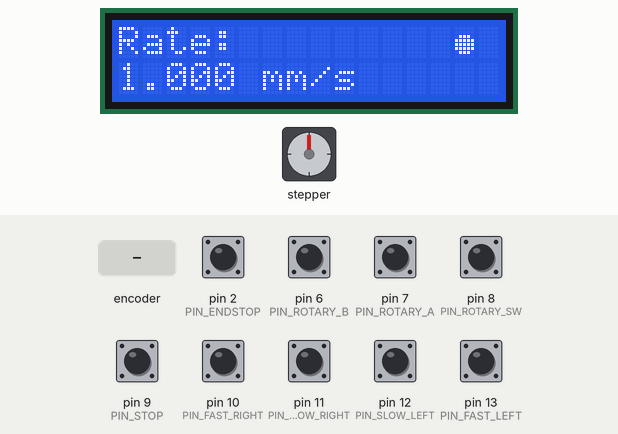
Simulated run of this sketch. Board: Arduino Uno, built with avr-gcc and run on an emulated ATmega328P. Parts: stepper motor, 16×2 character LCD. Wiring (inferred from the names in the program): stepper motor driver (200 steps per turn assumed): step pin 3; direction pin 4; enable pin 5. The test bench sets the inputs (shaded band); at power-on: pin 2 (PIN_ENDSTOP), pin 6 (PIN_ROTARY_B), pin 7 (PIN_ROTARY_A), pin 8 (PIN_ROTARY_SW), pin 9 (PIN_STOP), pin 10 (PIN_FAST_RIGHT), pin 11 (PIN_SLOW_RIGHT), pin 12 (PIN_SLOW_LEFT), pin 13 (PIN_FAST_LEFT) HIGH.

Above: at 1.2 s.
1.3 s: pin 10 (PIN_FAST_RIGHT) pulled LOW for 0.15 s
At 1.6 s:
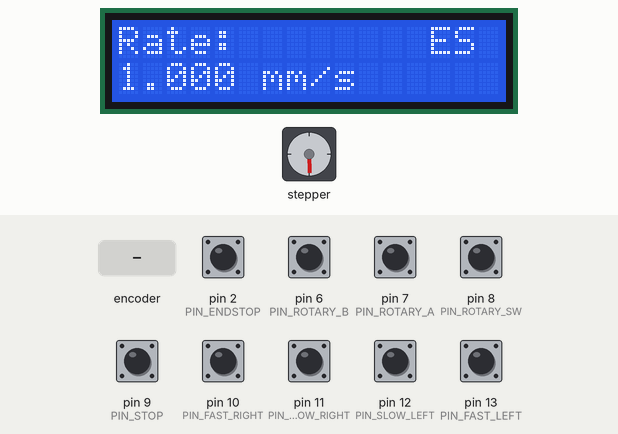
2.9 s: pin 11 (PIN_SLOW_RIGHT) pulled LOW for 0.15 s
At 2.93 s:
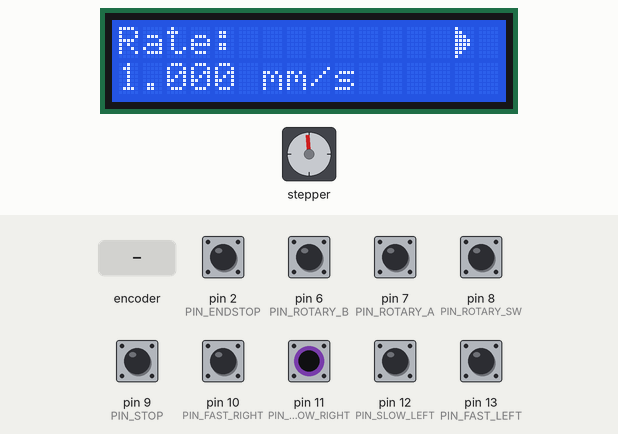
4.5 s: pin 12 (PIN_SLOW_LEFT) pulled LOW for 0.15 s
At 4.53 s:
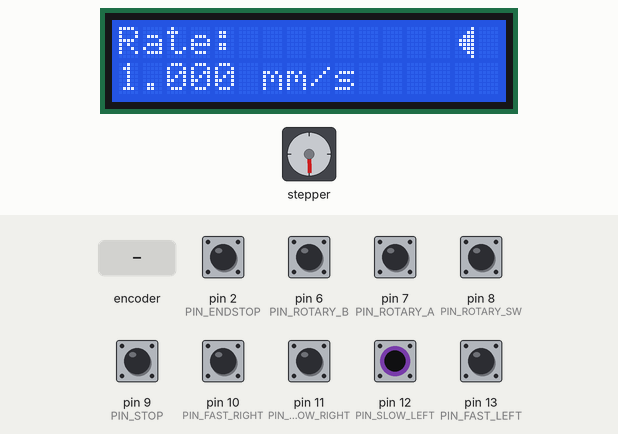
6.1 s: pin 13 (PIN_FAST_LEFT) pulled LOW for 0.15 s
At 6.13 s:
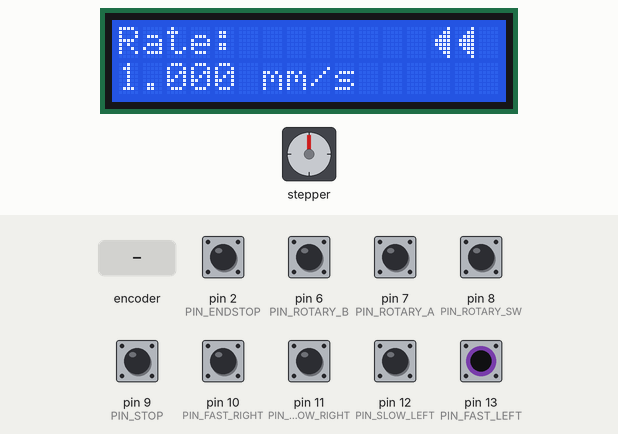
7.7 s: rotary encoder on pin 7 (PIN_ROTARY_A) / pin 6 (PIN_ROTARY_B) turned 3 steps (first pin leading)
At 8.9 s:
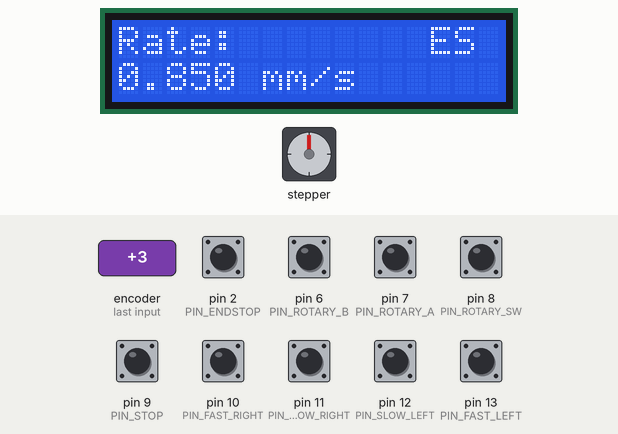
9.8 s: pin 12 (PIN_SLOW_LEFT) pulled LOW for 1 s
At 10.4 s:
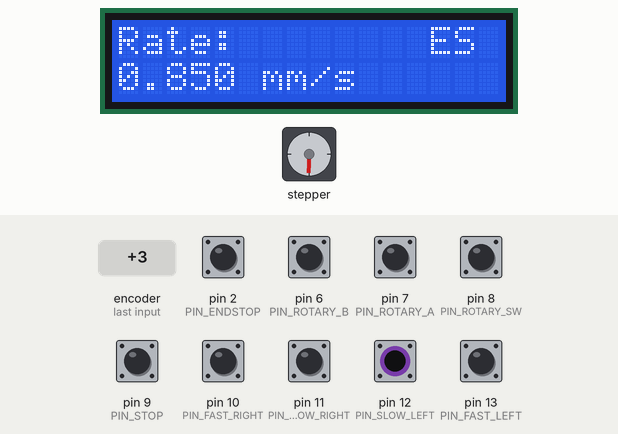
Timing chart, 0 to 12.8 s (numbered marks = the images above; inputs shaded):
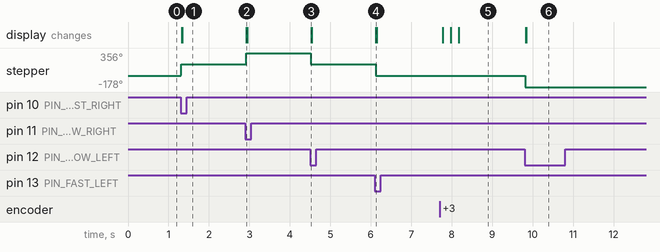

The sketch:

power-feed.ino
```cpp
#include "defs.h"
#include "modes.h"
#include "debug.h"
#include "timer.h"
#include "controls.h"


#if USE_LCD
    #if LCD_TYPE_PCF8574
        #include <LiquidCrystal_PCF8574.h>
    #endif  // LCD_TYPE_PCF8574
    #if LCD_TYPE_I2C
        #include <LiquidCrystal_I2C.h>
    #endif // LCD_TYPE_I2C
#endif // USE_LCD

/*
    power-feed - An Arduino-based single-axis milling machine power feed controller.
    Ported from Chris Mower's original millcode project (https://github.com/kintekobo/millcode).

    (C) Damien Walsh <me@damow.net>
*/

// Initialise LCD
#if USE_LCD
    #if LCD_TYPE_PCF8574
        LiquidCrystal_PCF8574 lcd(0x27);
    #endif  // LCD_TYPE_PCF8574
    #if LCD_TYPE_I2C
        // LiquidCrystal_I2C lcd(LCD_I2C_ADDRESS, 16, 2);
        LiquidCrystal_I2C lcd(LCD_I2C_ADDRESS, 2, 1, 0, 4, 5, 6, 7, 3, POSITIVE);
    #endif // LCD_TYPE_I2C
#endif // USE_LCD

// Define the appearance of the custom char§ers
uint8_t char_arrow_right[8] = { 0x10, 0x18, 0x1C, 0x1E, 0x1E, 0x1C, 0x18, 0x10 };
uint8_t char_arrow_left[8] = { 0x01, 0x03, 0x07, 0x0F, 0x0F, 0x07, 0x03, 0x01 };
uint8_t char_stop[8] = { 0x00, 0x00, 0x0E, 0x1F, 0x1F, 0x1F, 0x0E, 0x00 };

// The desired precision feedrate (um/sec)
// The "rapid" feedrate is fixed and defined in defs.h
unsigned long desired_feedrate_precision_um_sec = FEEDRATE_PRECISION_DEFAULT_UM_SEC;

// The desired direction (default NONE)
direction_t desired_direction = DIRECTION_NONE;

// The desired mode (default STOP)
mode_t desired_mode = MODE_STOP;

// The reason why the timer has been automatically stopped
extern timer_stop_reason_t timer_stop_reason;

// Has the hardware been configured according to the desired_* parameters above?
bool hardware_configured = false;

/**
 * Set up the system.
 */
void setup()
{
    #ifdef USE_SERIAL
        // Intialise serial debugging
        Serial.begin(115200);
        INFO("Power feed system startup")
    #endif // USE_SERIAL

    // Initialise timers
    timer_init();

    // Initialise ports & pins
    pinMode(PIN_ENABLE, OUTPUT);
    pinMode(PIN_DIRECTION, OUTPUT);
    pinMode(PIN_STEP, OUTPUT);
    pinMode(PIN_ENDSTOP, INPUT_PULLUP);
    pinMode(PIN_FAST_LEFT, INPUT_PULLUP);
    pinMode(PIN_FAST_RIGHT, INPUT_PULLUP);
    pinMode(PIN_SLOW_LEFT, INPUT_PULLUP);
    pinMode(PIN_SLOW_RIGHT, INPUT_PULLUP);
    pinMode(PIN_STOP, INPUT_PULLUP);
    pinMode(PIN_ROTARY_A, INPUT_PULLUP);
    pinMode(PIN_ROTARY_B, INPUT_PULLUP);
    pinMode(PIN_ROTARY_SW, INPUT_PULLUP);
    digitalWrite(PIN_ENABLE, HIGH);

    // Intialise the LCD
    #if USE_LCD
        #if LCD_TYPE_PCF8574
            lcd.begin(16, 2);
            lcd.setBacklight(0xff);
        #endif  // LCD_TYPE_PCF8574
        #if LCD_TYPE_I2C
            lcd.begin(16, 2);
	        lcd.backlight();
        #endif // LCD_TYPE_I2C

        // Register some custom characters with the LCD for later use
        lcd.createChar(LCD_CHAR_ARROW_LEFT, char_arrow_left);
        lcd.createChar(LCD_CHAR_ARROW_RIGHT, char_arrow_right);
        lcd.createChar(LCD_CHAR_STOP, char_stop);
    #endif // USE_LCD

    // Attach interrupts for controls
    attach_control_interrupts();
}

/**
 * Check the number of turns made on the rotary encoder.
 */
void check_rotary_turns()
{
    // Was the rotary changed?
    int rotary_turns = get_rotary_turns();
    if (rotary_turns != 0)
    {
        long adjustment = FEEDRATE_ADJUST_STEP_UM_SEC * rotary_turns;

        // Ensure we don't go below 0 feedrate or above the rapid feedrate
        if ((long)desired_feedrate_precision_um_sec + adjustment <= FEEDRATE_ADJUST_STEP_UM_SEC)
        {
            desired_feedrate_precision_um_sec = FEEDRATE_ADJUST_STEP_UM_SEC;
        }
        else if ((long)desired_feedrate_precision_um_sec + adjustment >= FEEDRATE_RAPID_UM_SEC)
        {
            desired_feedrate_precision_um_sec = FEEDRATE_RAPID_UM_SEC;
        }
        else
        {
            desired_feedrate_precision_um_sec = desired_feedrate_precision_um_sec + adjustment;
        }

        hardware_configured = false;
    }
}

/**
 * Check the buttons and update desired mode and desired direction as appropriate.
 */
void check_buttons()
{
    // Were any buttons pushed?
    button_states_t button_states = get_button_states();

    // Rotary button pushed?
    if (button_states & (1 << BUTTON_ROTARY))
    {
        // Reset the precision feedrate
        desired_feedrate_precision_um_sec = FEEDRATE_PRECISION_DEFAULT_UM_SEC;
        hardware_configured = false;
    }

    // Fast-left button pushed?
    if (button_states & (1 << BUTTON_FAST_LEFT))
    {
        desired_mode = MODE_RAPID;
        desired_direction = DIRECTION_CW;
        hardware_configured = false;
    }

    // Slow-left button pushed?
    if (button_states & (1 << BUTTON_SLOW_LEFT))
    {
        desired_mode = MODE_PRECISION;
        desired_direction = DIRECTION_CW;
        hardware_configured = false;
    }

    // Stop button pushed?
    if (button_states & (1 << BUTTON_STOP))
    {
        digitalWrite(PIN_ENABLE, HIGH);
        desired_mode = MODE_STOP;
        hardware_configured = false;
    }

    // Slow-right button pushed?
    if (button_states & (1 << BUTTON_SLOW_RIGHT))
    {
        desired_mode = MODE_PRECISION;
        desired_direction = DIRECTION_CCW;
        hardware_configured = false;
    }

    // Fast-right button pushed?
    if (button_states & (1 << BUTTON_FAST_RIGHT))
    {
        desired_mode = MODE_RAPID;
        desired_direction = DIRECTION_CCW;
        hardware_configured = false;
    }
}

/**
 * Update the LCD display if used
 */
#if USE_LCD

void update_lcd()
{
    // Update the display to reflect the current state
    DEBUG("updating display contents")
    lcd.clear();

    // Write the top line
    lcd.setCursor(0,0);
    lcd.print("Rate: ");

    // Write symbols describing the current state
    lcd.setCursor(13, 0);
    switch (desired_mode)
    {

        case MODE_ENDSTOP:
            lcd.write('E');
            lcd.write('S');
            break;

        case MODE_STOP:
            lcd.write(' ');
            lcd.write(LCD_CHAR_STOP);
            break;

        case MODE_RAPID:
            lcd.write(desired_direction == DIRECTION_CW ? LCD_CHAR_ARROW_LEFT : LCD_CHAR_ARROW_RIGHT);
            lcd.write(desired_direction == DIRECTION_CW ? LCD_CHAR_ARROW_LEFT : LCD_CHAR_ARROW_RIGHT);
            break;

        case MODE_PRECISION:
            lcd.write(' ');
            lcd.write(desired_direction == DIRECTION_CW ? LCD_CHAR_ARROW_LEFT : LCD_CHAR_ARROW_RIGHT);
            break;
    }
    lcd.setCursor(0, 1);
    String feedrate_text = String((float)((float)desired_feedrate_precision_um_sec / (float)1000), 3) + " mm/s";
    lcd.print(feedrate_text);
}
#endif // USE_LCD

/**
 * Check if the timer has been automatically stopped (I.e. without our command)
 */
void supervise_timer()
{
    // Check to see if the timer was automatically stopped due to the endstop being reached
    if (timer_stop_reason == REASON_ENDSTOP)
    {
        // Reset the timer stop reason
        INFO("timer was stopped automatically due to reaching endstop.")
        timer_stop_reason = REASON_NONE;

        // Change our mode to ENDSTOP
        desired_mode = MODE_ENDSTOP;
        hardware_configured = false;
        return;
    }

    // Check to see if the timer was automatically stopped due to the stop button being pushed
    if (timer_stop_reason == REASON_EMSTOP_PRESSED)
    {
        // Reset the timer stop reason
        INFO("timer was stopped automatically due to emstop being observed in interrupt.")
        timer_stop_reason = REASON_NONE;

        // Change our mode to STOP
        desired_mode = MODE_STOP;
        hardware_configured = false;
        return;
    }
}


/**
 * Our main loop inspecs the deisred state (desired_ variables) and configures the timer/output pins if required.
 * All operational halt (stop button, endstop) actions are detected in the timer interrupt itself for safety.
 */
void loop()
{
    // Supervise the timer to ensure it hasn't been externally stopped
    supervise_timer();

    // Check the rotary encoder turns
    check_rotary_turns();

    // Check button presses
    check_buttons();

    // Does the hardware need to be configured?
    if (!hardware_configured)
    {

       switch (desired_mode)
        {
            case MODE_RAPID:
                // Set direction and enable
                digitalWrite(PIN_DIRECTION, desired_direction == DIRECTION_CW ? LOW : HIGH);
                digitalWrite(PIN_ENABLE, LOW);

                // Move at the rapid feedrate
                reconfigure_timer_for_feedrate(FEEDRATE_RAPID_UM_SEC);
                break;

            case MODE_PRECISION:
                // Set direction and enable
                digitalWrite(PIN_DIRECTION, desired_direction == DIRECTION_CW ? LOW : HIGH);
                digitalWrite(PIN_ENABLE, LOW);

                // Move at the precision feedrate
                reconfigure_timer_for_feedrate(desired_feedrate_precision_um_sec);
                break;

            default:
                // Set the direction and enable pins to their HIGH state
                digitalWrite(PIN_DIRECTION, HIGH);
                digitalWrite(PIN_ENABLE, HIGH);

                // Stop
                timer_stop();
                break;
        }

        // Update our LCD
        #if USE_LCD
            update_lcd();
        #endif /* LCD */

        // We're set up
        DEBUG("peripherals updated")
        hardware_configured = true;
    }
    #ifdef USE_SERIAL
        #ifdef SERIAL_COMMANDS
            handle_serial_commands();
        #endif /* SERIAL_COMMANDS */
    #endif // USE_SERIAL
}
#ifdef USE_SERIAL

/**
 * Service any commands issued on the serial port.
 */
void handle_serial_commands()
{
    // Service commands on the serial port
    if (Serial.available() > 0)
    {
        String commandString = Serial.readStringUntil('\r');

        // Check for valid commands
        if (commandString.startsWith("stop"))
        {
            // Stop.
            desired_mode = MODE_STOP;
            hardware_configured = false;
        }
        else if (commandString.startsWith("fl"))
        {
            // Change to Rapid Left movement
            desired_mode = MODE_RAPID;
            desired_direction = DIRECTION_CW;
            hardware_configured = false;
        }
        else if (commandString.startsWith("fr"))
        {
            // Change to Rapid Right movement
            desired_mode = MODE_RAPID;
            desired_direction = DIRECTION_CCW;
            hardware_configured = false;
        }
        else if (commandString.startsWith("sl"))
        {
            // Change to Slow Left movement
            desired_mode = MODE_PRECISION;
            desired_direction = DIRECTION_CW;
            hardware_configured = false;
        }
        else if (commandString.startsWith("sr"))
        {
            // Change to Slow Right movement
            desired_mode = MODE_PRECISION;
            desired_direction = DIRECTION_CCW;
            hardware_configured = false;
        }
        else if (commandString.startsWith("?"))
        {
            INFO("Possible commands: fl, sl, stop, sr, fr, 1000 (Eg. for 1000um/sec precision feedrate)")
            return;
        }
        else
        {
            // Change the "precision" feedrate
            desired_feedrate_precision_um_sec = commandString.toInt();
            hardware_configured = false;
            INFO_VAL("Set new desired precision feedrate", desired_feedrate_precision_um_sec)
        }
    }
}
#endif // USE_SERIAL
```

controls.cpp
```cpp
#include "Arduino.h"
#include "controls.h"
#include "defs.h"
#include "debug.h"

// Keep track of the number of rotary turns since last check.
static volatile int rotary_turns = 0;

// Keep track of button pushes
static volatile button_states_t button_states = 0;

/**
 * ISR for buttons being pressed.
 */
ISR(PCINT0_vect)
{
    // Primitive debouncing
    delayMicroseconds(1000);

    // Capture the state of all buttons
    button_states |= (digitalRead(PIN_FAST_LEFT) == LOW) << BUTTON_FAST_LEFT;
    button_states |= (digitalRead(PIN_SLOW_LEFT) == LOW) << BUTTON_SLOW_LEFT;
    button_states |= (digitalRead(PIN_SLOW_RIGHT) == LOW) << BUTTON_SLOW_RIGHT;
    button_states |= (digitalRead(PIN_FAST_RIGHT) == LOW) << BUTTON_FAST_RIGHT;
    button_states |= (digitalRead(PIN_ROTARY_SW) == LOW) << BUTTON_ROTARY;
    button_states |= (digitalRead(PIN_STOP) == LOW) << BUTTON_STOP;
}

/**
 * ISR for the rotary encoder being turned.
 */
ISR(PCINT2_vect)
{
    if (digitalRead(PIN_ROTARY_B) == LOW) {
        // Increment or decrement rotary_turns based on which direction the rotary was turned
        rotary_turns += (digitalRead(PIN_ROTARY_A) == HIGH ? 1 : -1) * ENCODER_DIRECTION;
    }
}

/**
 * Initialise control interrupts.
 */
void attach_control_interrupts()
{
    DEBUG("attaching ISRs for controls")

    // Pin Change Interrupts enabled for PCIE0 and PCIE2
    PCICR |= bit(PCIE0) | bit(PCIE2);

    // 5 buttons + rotary on PCIE0
    PCMSK0 |= 0b00111111;

    // Just the single rotary quadrature on PCIE2
    PCMSK2 |= 0b10000000;
}

/**
 * This subroutine returns the state of the control buttons.
 */
button_states_t get_button_states()
{
    button_states_t button_states_atomic;

    cli();
    button_states_atomic = button_states;
    button_states = 0;
    sei();

    return button_states_atomic;
}

/**
 * Get & reset the number of rotary turns since the last check.
 *
 * We could be preempted during this function, so interrupts are disabled for the critical section
 * of reading and writing (resetting) the number of turns.
 */
int get_rotary_turns()
{
    int rotary_turns_atomic;

    cli();
    rotary_turns_atomic = rotary_turns;
    rotary_turns = 0;
    sei();

    return rotary_turns_atomic;
}
```

controls.h
```cpp
#ifndef __CONTROLS_H__
#define __CONTROLS_H__

#include "Arduino.h"

#define BUTTON_FAST_LEFT 1
#define BUTTON_SLOW_LEFT 2
#define BUTTON_SLOW_RIGHT 3
#define BUTTON_FAST_RIGHT 4
#define BUTTON_STOP 5
#define BUTTON_ROTARY 6

/**
 * A type to store the state of the buttons.
 */
typedef uint8_t button_states_t;

void attach_control_interrupts();
int get_rotary_turns();
button_states_t get_button_states();

#endif
```

debug.h
```cpp
/*
Defines macros and the DEBUGGING flag for controlling whether detailed
debug information is generated.
*/

#ifndef __DEBUG_H__
#define __DEBUG_H__

// Genarete detailed debug information?
//#define DEBUGGING 1

// Macro definitions
#ifdef DEBUGGING
#define DEBUG(message) LOG("DBG", message)
#define DEBUG_VAL(message, value) LOG_VAL("DBG", message, value)
#else
#define DEBUG(message) ;
#define DEBUG_VAL(message, value) ;
#endif
#ifdef USE_SERIAL
#define INFO(message) LOG("INF", message)
#define INFO_VAL(message, value) LOG_VAL("INF", message, value)
#define ERROR(message) LOG("ERR", message)
#define ERROR_VAL(message, value) LOG_VAL("ERR", message, value)
#define LOG(type, message) Serial.print("["); Serial.print(type); Serial.print("] "); Serial.println(message);
#define LOG_VAL(type, message, value) Serial.print("["); Serial.print(type); Serial.print("] "); Serial.print(message); Serial.print(": "); Serial.println(value);
#else
#define INFO(message) ;
#define INFO_VAL(message, value) ;
#define ERROR(message) ;
#define ERROR_VAL(message, value) ;
#define LOG(type, message) ;
#define LOG_VAL(type, message, value) ;

#endif
#endif
```

defs.h
```cpp
/*
Definitions for Arduino peripheral pins, milling table geometry and stepping rate parameters.

The Arduino pins and table geometry measurements are consistent with the pins used in
the original project by Chris Mower (https://github.com/kintekobo/millcode).
*/

#ifndef __DEFS_H__
#define __DEFS_H__

// Enable serial control
// #define SERIAL_COMMANDS 1
// #define USE_SERIAL

// Enable the LCD display
#define USE_LCD 1

// The type of LCD display that is being used
// Only enable one of these options
//#define LCD_TYPE_PCF8574 0
#define LCD_TYPE_I2C 1

// The I2C address for the LCD
#define LCD_I2C_ADDRESS 0x27

// Output pins
#define PIN_STEP            3
#define PIN_DIRECTION       4
#define PIN_ENABLE          5

// Input pins
#define PIN_FAST_LEFT       13
#define PIN_SLOW_LEFT       12
#define PIN_SLOW_RIGHT      11
#define PIN_FAST_RIGHT      10
#define PIN_STOP            9
#define PIN_ROTARY_SW       8
#define PIN_ROTARY_A        7
#define PIN_ROTARY_B        6
#define PIN_ENDSTOP         2

// The number of um travelled with one leadscrew rotation
#define UM_PER_ROTATION 2000L

// The width of a single step pulse in microseconds
#define STEP_PULSE_WIDTH_US 4L

// The total number of steps for one rotation of the motor
#define STEPS_PER_ROTATION 12800L

// The number of steps to move the table by 1um
#define STEPS_PER_MM (STEPS_PER_ROTATION / (UM_PER_ROTATION / 1000))

// The default rate of the "precision move" in micrometers/second
#define FEEDRATE_PRECISION_DEFAULT_UM_SEC 1000

// The rate of the "rapid move" in micrometers/second
#define FEEDRATE_RAPID_UM_SEC 7000

// The rate change adjusted by each detent of the rotary encoder
#define FEEDRATE_ADJUST_STEP_UM_SEC 50

// The direction multiplier for the rotary encoder
// Change to -1 if you can't swap the quadrature lines around easily to invert the direction
#define ENCODER_DIRECTION -1

// How many ticks we must see the endstop for before stopping
#define ENDSTOP_EXPOSURE_TICKS 100

// Allow backing away from the endstop in the other direction
// May sometimes be unsafe. Moving away from endstops manually is the alternative.
#define ALLOW_BACK_AWAY_FROM_ENDSTOP 1

// Custom character indexes for use on the LCD
#define LCD_CHAR_ARROW_RIGHT 0
#define LCD_CHAR_ARROW_LEFT 1
#define LCD_CHAR_STOP 2

#endif
```

modes.h
```cpp
#ifndef __MODES_H__
#define __MODES_H__

/**
 * Define the possible movement directions.
 */
typedef enum {
    DIRECTION_CW,
    DIRECTION_CCW,
    DIRECTION_NONE
} direction_t;

/**
 * Define the possible movement modes.
 */
typedef enum {
    MODE_PRECISION,
    MODE_RAPID,
    MODE_STOP,
    MODE_ENDSTOP
} mode_t;

#endif
```

Source omitted: timer.cpp (5689 bytes), timer.h (850 bytes)

Measured:
- after the input at 1.3 s, stepper: goes 3° 0.02 s, then 178°, starting at once; the display: first changes at once (image 1 shows a later state)
- after the input at 2.9 s, stepper: goes 180° 0.02 s, then 356°, starting at once; the display: changes at once (image 2)
- after the input at 4.5 s, stepper: goes 354° 0.02 s, then 178°, starting at once; the display: changes at once (image 3)
- after the input at 6.1 s, stepper: goes 176° 0.02 s, then 0°, starting at once; the display: changes at once (image 4)
- after the input at 7.7 s, the display: first changes after 0.07 s (image 5 shows a later state)
- after the input at 9.8 s, stepper: goes -1° 0.02 s, then -178°, starting at once; the display: first changes at once (image 6 shows a later state)
